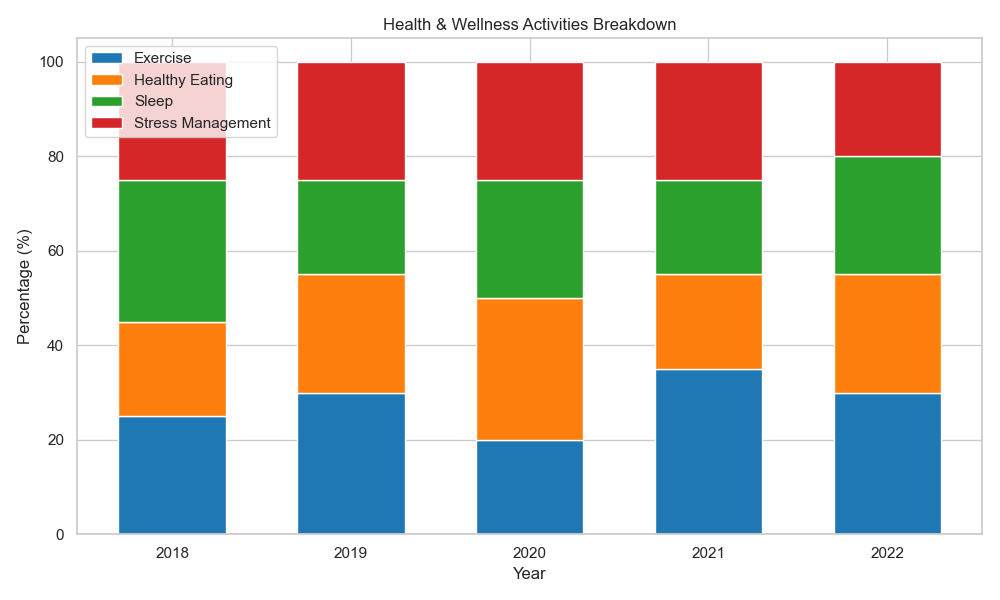

Recreate this plot in Python.

import seaborn as sns
import matplotlib.pyplot as plt
import pandas as pd

data = {
    'Year': [2018, 2019, 2020, 2021, 2022],
    'Exercise': [25, 30, 20, 35, 30],
    'Healthy Eating': [20, 25, 30, 20, 25],
    'Sleep': [30, 20, 25, 20, 25],
    'Stress Management': [25, 25, 25, 25, 20]
}
df = pd.DataFrame(data)

df_pct = df.set_index('Year').apply(lambda x: x / x.sum() * 100, axis=1).reset_index()

fig, ax = plt.subplots(figsize=(10, 6))

colors = ['#1f77b4', '#ff7f0e', '#2ca02c', '#d62728']

bottom = pd.Series([0] * len(df_pct))
for i, col in enumerate(df.columns[1:]):
    ax.bar(
        df_pct['Year'],
        df_pct[col],
        bottom=bottom,
        color=colors[i],
        edgecolor='white',
        width=0.6
    )
    bottom += df_pct[col]

ax.set_xlabel('Year')
ax.set_ylabel('Percentage (%)')
plt.title('Health & Wellness Activities Breakdown')

ax.set_xticks(df_pct['Year'])
ax.set_xticklabels(df_pct['Year'], rotation=0)
ax.legend(df.columns[1:], loc='upper left')

plt.tight_layout()
plt.show()
